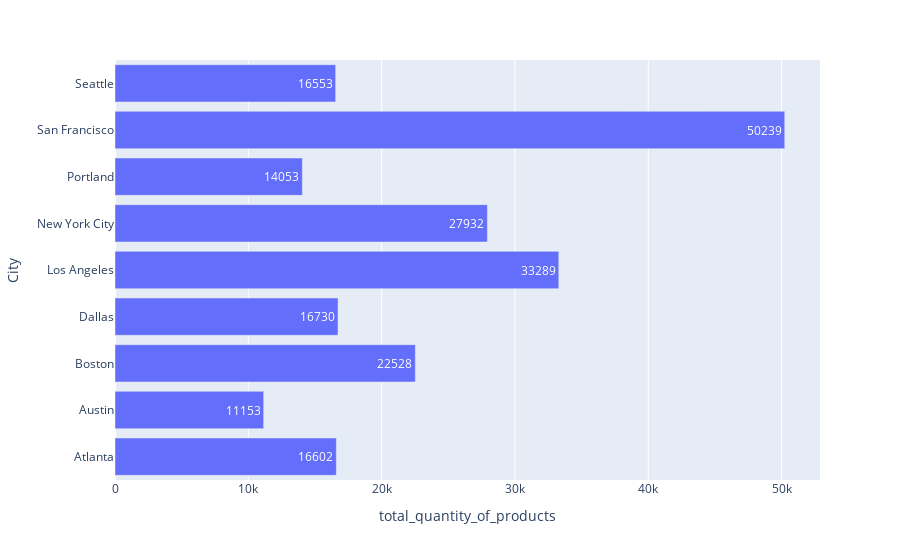

Notebook code cell kept with this figure:
### Code cell
fig = px.bar(data_frame=city_df, x='total_quantity_of_products', y='City', text='total_quantity_of_products')
fig.show()

### Figure 1 — Plotly figure (JSON) as saved in the notebook; plotly's stock layout.template omitted (floating-point values rounded to 4 significant figures)
{"data": [{"alignmentgroup": "True", "hovertemplate": "total_quantity_of_products=%{text}<br>City=%{y}<extra></extra>", "legendgroup": "", "marker": {"color": "#636efa", "pattern": {"shape": ""}}, "name": "", "offsetgroup": "", "orientation": "h", "showlegend": false, "text": [16602, 11153, 22528, 16730, 33289, 27932, 14053, 50239, 16553], "textposition": "auto", "type": "bar", "x": [16602, 11153, 22528, 16730, 33289, 27932, 14053, 50239, 16553], "xaxis": "x", "y": ["Atlanta", "Austin", "Boston", "Dallas", "Los Angeles", "New York City", "Portland", "San Francisco", "Seattle"], "yaxis": "y"}], "layout": {"barmode": "relative", "legend": {"tracegroupgap": 0}, "margin": {"t": 60}, "xaxis": {"anchor": "y", "domain": [0, 1], "title": {"text": "total_quantity_of_products"}}, "yaxis": {"anchor": "x", "domain": [0, 1], "title": {"text": "City"}}}}
